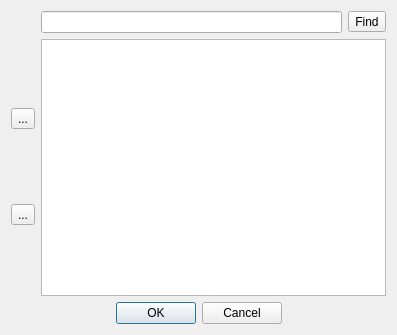
<?xml version="1.0" encoding="UTF-8"?>
<ui version="4.0">
 <class>TagListEditor</class>
 <widget class="QDialog" name="TagListEditor">
  <property name="geometry">
   <rect>
    <x>0</x>
    <y>0</y>
    <width>397</width>
    <height>335</height>
   </rect>
  </property>
  <property name="windowTitle">
   <string>Category Editor</string>
  </property>
  <property name="windowIcon">
   <iconset>
    <normaloff>:/images/chapters.png</normaloff>:/images/chapters.png</iconset>
  </property>
  <layout class="QGridLayout">
   <item row="0" column="1">
    <layout class="QHBoxLayout" name="horizontalLayout_11">
     <item>
      <widget class="HistoryLineEdit" name="search_box">
       <property name="toolTip">
        <string>Search for an item in the Tag column</string>
       </property>
      </widget>
     </item>
     <item>
      <widget class="QToolButton" name="search_button">
       <property name="text">
        <string>Find</string>
       </property>
       <property name="toolTip">
        <string>Copy the selected color name to the clipboard</string>
       </property>
      </widget>
     </item>
    </layout>
   </item>
   <item row="1" column="0">
    <layout class="QVBoxLayout" name="verticalLayout_2">
     <item>
      <widget class="QToolButton" name="delete_button">
       <property name="toolTip">
        <string>Delete item from database. This will unapply the item from all books and then remove it from the database.</string>
       </property>
       <property name="text">
        <string>...</string>
       </property>
       <property name="icon">
        <iconset>
         <normaloff>:/images/trash.png</normaloff>:/images/trash.png</iconset>
       </property>
       <property name="iconSize">
        <size>
         <width>32</width>
         <height>32</height>
        </size>
       </property>
      </widget>
     </item>
     <item>
      <widget class="QToolButton" name="rename_button">
       <property name="toolTip">
        <string>Rename the item in every book where it is used.</string>
       </property>
       <property name="text">
        <string>...</string>
       </property>
       <property name="icon">
        <iconset>
         <normaloff>:/images/edit_input.png</normaloff>:/images/edit_input.png</iconset>
       </property>
       <property name="iconSize">
        <size>
         <width>32</width>
         <height>32</height>
        </size>
       </property>
       <property name="shortcut">
        <string>Ctrl+S</string>
       </property>
      </widget>
     </item>
    </layout>
   </item>
   <item row="1" column="1">
    <widget class="QTableWidget" name="table">
     <property name="alternatingRowColors">
      <bool>true</bool>
     </property>
     <property name="selectionMode">
      <enum>QAbstractItemView::ExtendedSelection</enum>
     </property>
     <property name="selectionBehavior">
      <enum>QAbstractItemView::SelectRows</enum>
     </property>
    </widget>
   </item>
   <item row="3" column="0" colspan="2">
    <widget class="QDialogButtonBox" name="buttonBox">
     <property name="orientation">
      <enum>Qt::Horizontal</enum>
     </property>
     <property name="standardButtons">
      <set>QDialogButtonBox::Cancel|QDialogButtonBox::Ok</set>
     </property>
     <property name="centerButtons">
      <bool>true</bool>
     </property>
    </widget>
   </item>
  </layout>
 </widget>
 <customwidgets>
  <customwidget>
   <class>HistoryLineEdit</class>
   <extends>QLineEdit</extends>
   <header>calibre/gui2/widgets.h</header>
  </customwidget>
 </customwidgets>
 <resources/>
 <connections>
  <connection>
   <sender>buttonBox</sender>
   <signal>accepted()</signal>
   <receiver>TagListEditor</receiver>
   <slot>accept()</slot>
   <hints>
    <hint type="sourcelabel">
     <x>248</x>
     <y>254</y>
    </hint>
    <hint type="destinationlabel">
     <x>157</x>
     <y>274</y>
    </hint>
   </hints>
  </connection>
  <connection>
   <sender>buttonBox</sender>
   <signal>rejected()</signal>
   <receiver>TagListEditor</receiver>
   <slot>reject()</slot>
   <hints>
    <hint type="sourcelabel">
     <x>316</x>
     <y>260</y>
    </hint>
    <hint type="destinationlabel">
     <x>286</x>
     <y>274</y>
    </hint>
   </hints>
  </connection>
 </connections>
</ui>
